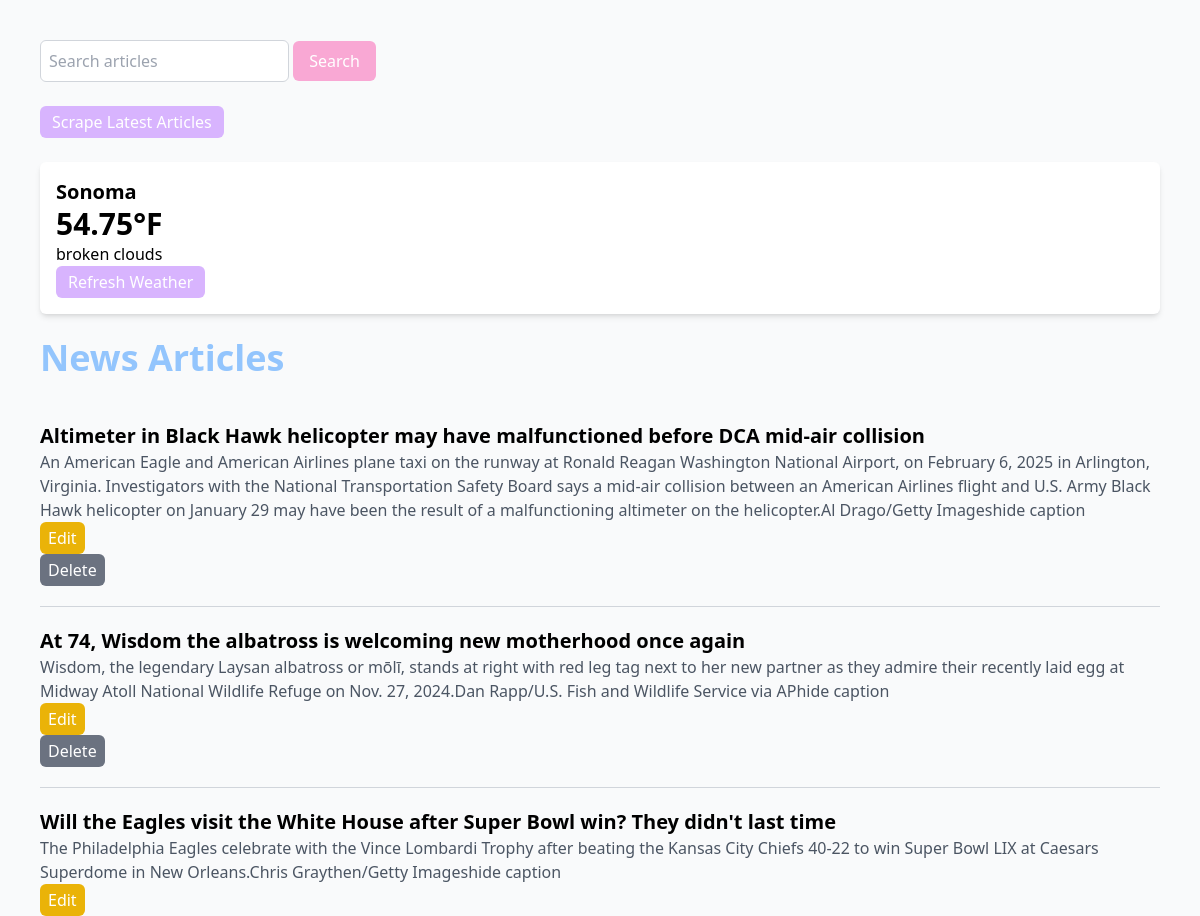
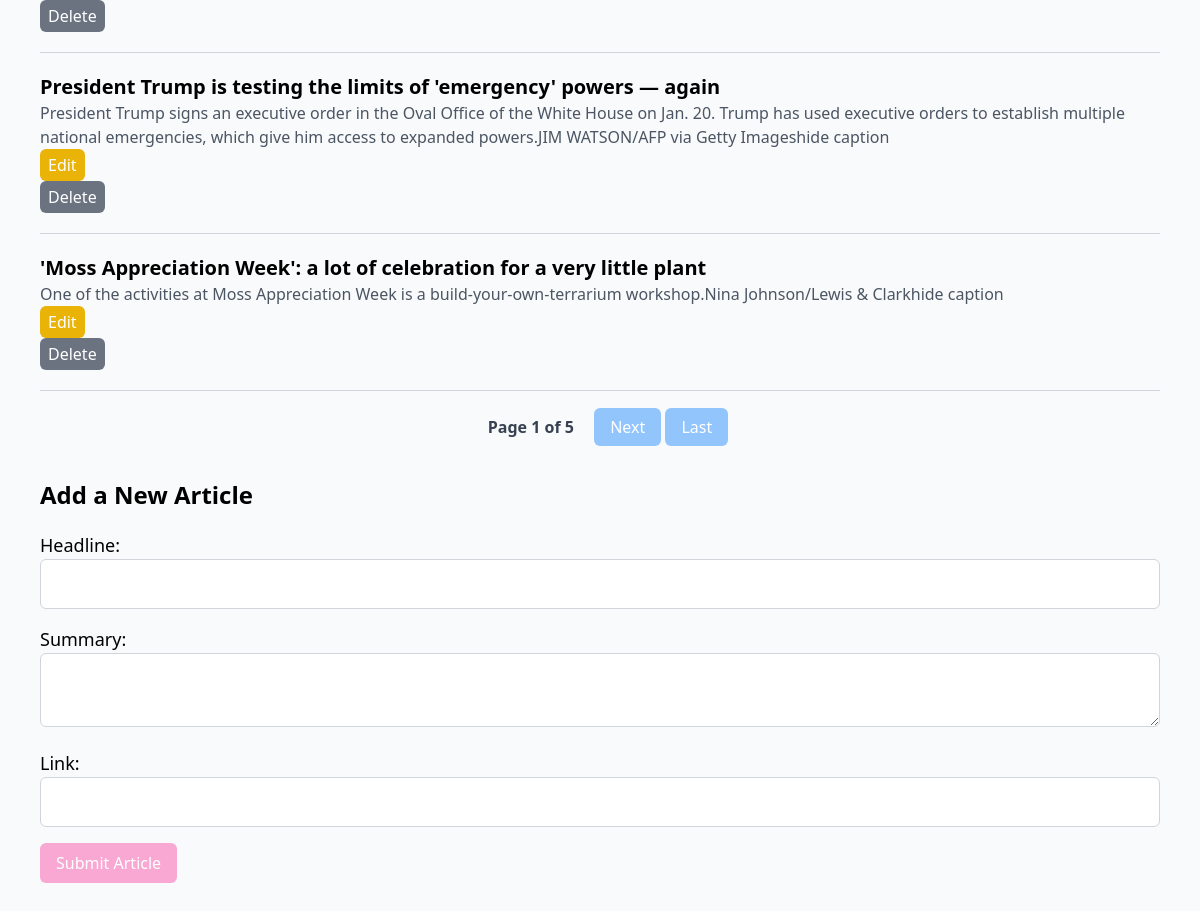
Before: / with the older database file (2 pictures, top to bottom).
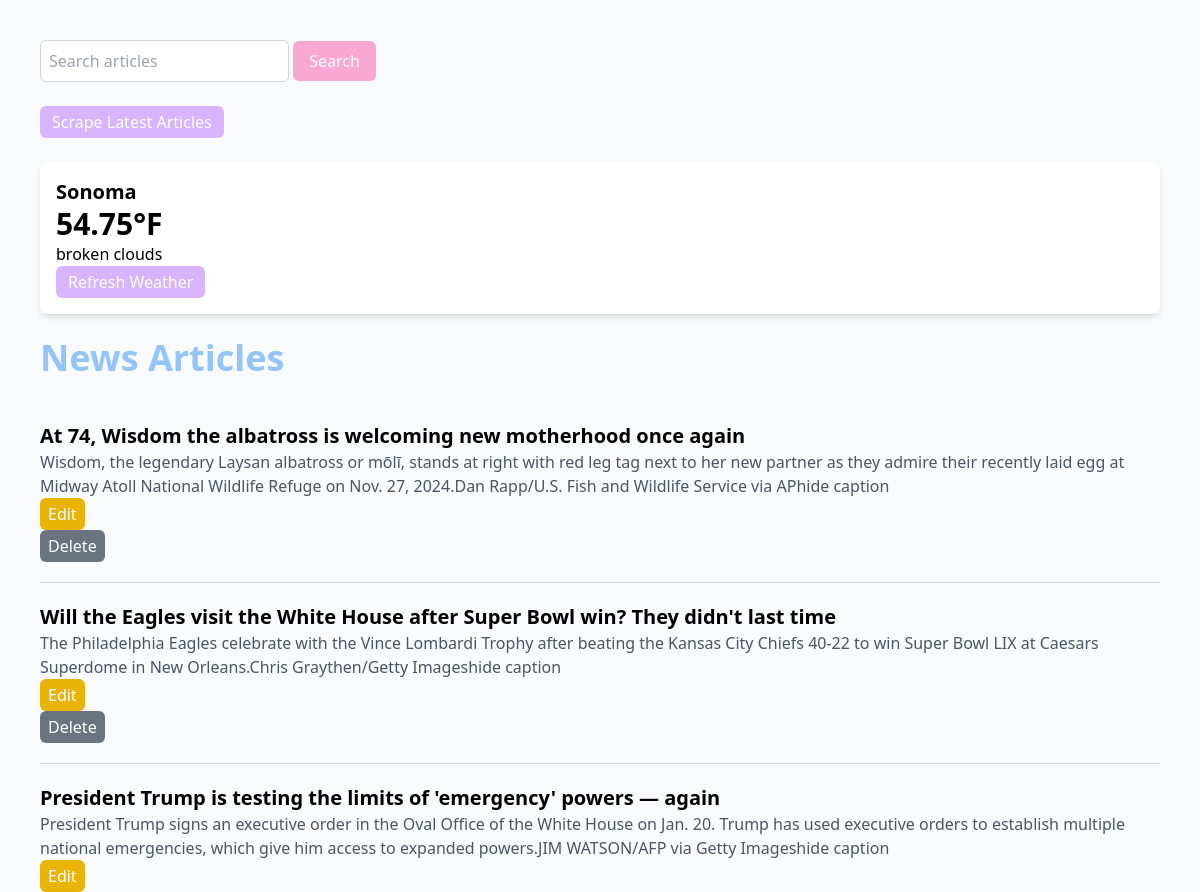
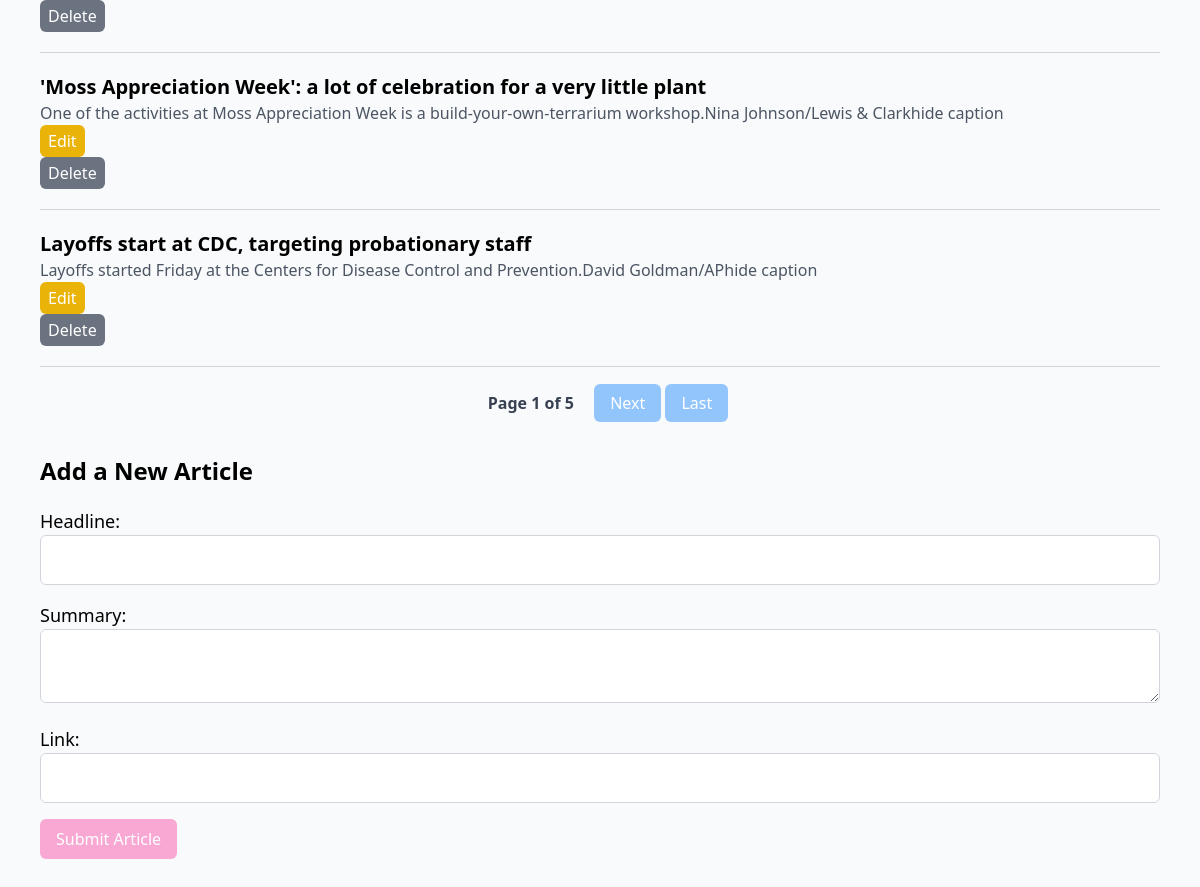
After: the same page with the newer database file (2 pictures, top to bottom).
### models.py (models this page shows)
class Weather(Base): # New class that inherits from Base to map to database table
    __tablename__ = 'weather' # Specifies name of database table
    id = Column(Integer, primary_key=True) # Defines column named id which is an integer and primary key
    temp = Column(Float, nullable=False) # Defines column named temp
    city = Column(String, nullable=False, default=DEFAULT_CITY) # Defines column named city and the default is DEFAULT_CITY
    description = Column(String, nullable=False) # Defines column named description
    last_updated = Column(DateTime, default=lambda: datetime.now(timezone.utc)) # Defines column named last_updated using a callable lambda function to dynamically assign a default value determined at runtime

class NewsArticle(Base): # New class that inherits from Base to map to database table
    __tablename__ = 'news_articles' # Specifies name of database table
    id = Column(Integer, primary_key=True)  # Defines column named id which is an integer and primary key
    headline = Column(String, nullable=False) # Defines column to store strings for article headlines
    summary = Column(String, nullable=True) # Defines column to store strings for summary of the articles
    link = Column(String, nullable=False) # Defines column to store strings for urls of the articles
    updated_at = Column(DateTime, default=lambda: datetime.now(timezone.utc), onupdate=lambda: datetime.now(timezone.utc))  # Track updates

### app.py (the view)
@app.route('/')
def index():
    try:
        session.expire_all() # Ensures the session fetches fresh data
        page = request.args.get('page', 1, type=int)
        per_page = 5 # Number of articles per page
        total_articles = session.query(NewsArticle).count()
        total_pages = (total_articles + per_page - 1) // per_page # Calculate total pages
        news_articles = session.query(NewsArticle).offset((page - 1) * per_page).limit(per_page).all()
        weather_data = session.query(Weather).first()
        return render_template(
            'index.html', articles=news_articles, weather=weather_data,
            page=page, total_articles=total_articles, per_page=per_page, total_pages=total_pages
        )
    except Exception as e:
        logging.error(f"Error loading homepage: {e}")
        flash("An error occurred while loading the page. Please try again", "error")
        return render_template('index.html', articles=[], weather=[], page=1, total_articles=0, per_page=5, total_pages=1)

### app.py (called while the page is built)
@app.before_request
def refresh_session():
    session.close()  # Rollback any pending transactions
    session.expire_all()  # Ensure fresh data is loaded

### templates/index.html (shortened to what this page needs)
<!DOCTYPE html>
<html lang="en">
<head>
    <script src="https://cdn.tailwindcss.com"></script>
</head>
<body class="font-sans bg-gray-50 p-10">
    <form action="/search" method="GET" class="mb-6">
        <input type="text" name="query" placeholder="Search articles" class="p-2 border border-gray-300 rounded-md focus:ring-2 focus:ring-blue-300"">
        <button type="submit" class="bg-pink-300 text-white py-2 px-4 rounded-md hover:bg-pink-400 transition-all">Search</button>
    </form>
    <form action="/scrape" method="POST">
        <button type="submit" class="bg-purple-300 text-white py-1 px-3 rounded-md hover:bg-purple-400 transition-all">Scrape Latest Articles</button>
    </form>
    <div class="weather-widget my-6 p-4 bg-white shadow-md rounded-md">
        {% if weather %}
            <p class="text-xl font-semibold">{{weather.city}}</p>
            <p class="text-3xl font-bold">{{weather.temp}}°F</p>
            <p>{{weather.description}}</p>
        {% else %}
            <p>Weather data unavailable</p>
        {% endif %}
        <form action="/update_weather" method="POST">
            <button type="submit" class="bg-purple-300 text-white py-1 px-3 rounded-md hover:bg-purple-400 transition-all">Refresh Weather</button>
        </form>
    </div>
    <h1 class="text-4xl font-semibold mb-6"><a href="/" class="text-blue-300 hover:text-blue-400">News Articles</a></h1>
    {% for article in articles %}
    <div class="news-article border-b border-gray-300 py-5">
        <h2 class="text-xl font-semibold">
            <a href="{{ article.link }}" target="_blank" class="text-black-600 hover:underline">{{ article.headline }}</a>
        </h2>
        <p class="text-gray-600">{{ article.summary }}</p>
        <form action="/edit/{{ article.id }}" method="GET" class="inline-block mr-3">
            <button type="submit" class="bg-yellow-500 text-white py-1 px-2 rounded-md hover:bg-yellow-700 transition-all">Edit</button>
        </form>
        <form action="/delete/{{ article.id }}" method="POST" onsubmit="return confirm('Are you sure?');">
            <button type="submit" class="bg-gray-500 text-white py-1 px-2 rounded-md hover:bg-gray-700 transition-all">Delete</button>
        </form>
    </div>
    {% endfor %}
    <div class="pagination mt-6 text-center">
        <span class="font-semibold text-gray-700 mx-4">Page {{ page }} of {{ total_pages }}</span>
        {% if page < total_pages %}
            <a href="{{ url_for('index', page=page+1) }}" class="px-4 py-2 bg-blue-300 text-white rounded-md hover:bg-blue-400 transition-all">Next</a>
            <a href="{{ url_for('index', page=total_pages) }}" class="px-4 py-2 bg-blue-300 text-white rounded-md hover:bg-blue-400 transition-all">Last</a>
        {% endif %}
    </div>
    <h2 class="text-2xl font-semibold mt-10 mb-5">Add a New Article</h2>
    <form action="{{ url_for('add_article') }}" method="post" class="space-y-4">
        <div>
            <label for="headline" class="block text-lg">Headline:</label>
            <input type="text" id="headline" name="headline" required class="p-3 border border-gray-300 rounded-md w-full">
        </div>
        <div>
            <label for="summary" class="block text-lg">Summary:</label>
            <textarea id="summary" name="summary" class="p-3 border border-gray-300 rounded-md w-full"></textarea>
        </div>
        <div>
            <label for="link" class="block text-lg">Link:</label>
            <input type="url" id="link" name="link" required class="p-3 border border-gray-300 rounded-md w-full">
        </div>
        <button type="submit" class="bg-pink-300 text-white py-2 px-4 rounded-md hover:bg-pink-400 transition-all">Submit Article</button>
    </form>
</body>
</html>

Changed rows visible on the page:
removed NewsArticle: headline "Altimeter in Black Hawk helicopter may have malfunctioned before DCA mid-air collision", summary "An American Eagle and American Airlines plane taxi on the runway at Ronald Reagan Washington National Airport, on February 6, 2025 in Arlington, Virginia. Investigators with the National Transportation Safety Board says a mid-air collision between an American Airlines flight and U.S. Army Black Hawk helicopter on January 29 may have been the result of a malfunctioning altimeter on the helicopter.Al Drago/Getty Imageshide caption"
now on this page (row unchanged): NewsArticle: headline "Layoffs start at CDC, targeting probationary staff", summary "Layoffs started Friday at the Centers for Disease Control and Prevention.David Goldman/APhide caption"
